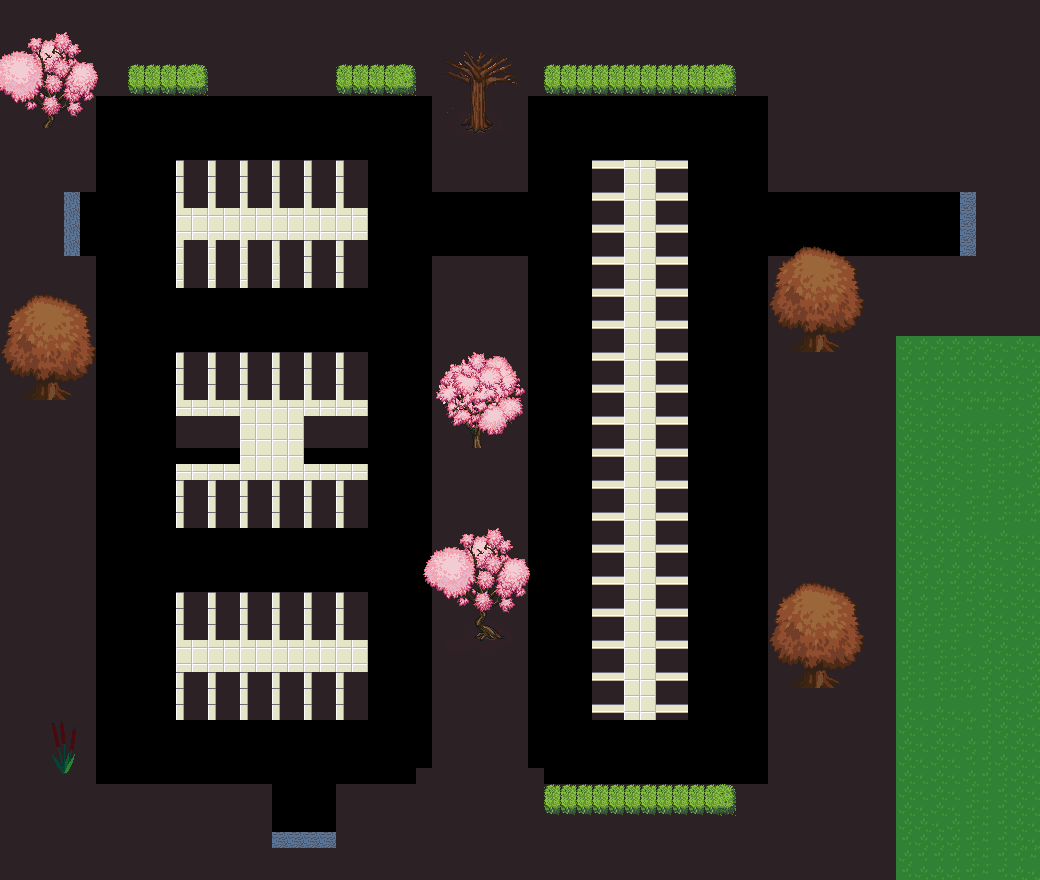

Rendered tile map (Tiled .tmx) drawn with the repository's tilesets; below, a short description and the map source with its tile grids summarised:
An orthogonal 65x55 tile map with 16x16 px tiles, 6 tile layers (Mask, Door1, Door2, Door3, ...), 6 hidden layers not drawn, 6 tilesets.

<map version="1.2" tiledversion="1.2.0" orientation="orthogonal" renderorder="right-down" width="65" height="55" tilewidth="16" tileheight="16" infinite="0" nextlayerid="82" nextobjectid="1">
 <properties>
  <property name="charHeightDoor1" type="int" value="4" />
  <property name="charHeightDoor2" type="int" value="4" />
  <property name="charWidthDoor3" type="int" value="4" />
  <property name="charXDoor1" type="int" value="4" />
  <property name="charXDoor2" type="int" value="60" />
  <property name="charXDoor3" type="int" value="17" />
  <property name="charYDoor1" type="int" value="12" />
  <property name="charYDoor2" type="int" value="12" />
  <property name="charYDoor3" type="int" value="52" />
  <property name="itemCapacity" type="int" value="16" />
  <property name="mobCapacity" type="int" value="15" />
  <property name="spawnX1" type="int" value="12" />
  <property name="spawnX2" type="int" value="16" />
  <property name="spawnX3" type="int" value="40" />
  <property name="spawnY1" type="int" value="8" />
  <property name="spawnY2" type="int" value="35" />
  <property name="spawnY3" type="int" value="46" />
 </properties>
 <tileset firstgid="1" source="7DRL-Tiles2.tsx" />
 <tileset firstgid="257" source="apocalypse.tsx" />
 <tileset firstgid="1257" name="hotlinemiami-tileset" tilewidth="16" tileheight="16" tilecount="2028" columns="52">
  <image source="hotlinemiami-tileset.png" width="844" height="627" />
 </tileset>
 <tileset firstgid="3285" name="obj_misk_atlas" tilewidth="16" tileheight="16" tilecount="4096" columns="64">
  <image source="obj_misk_atlas.png" width="1024" height="1024" />
 </tileset>
 <tileset firstgid="7381" name="terrain_atlas" tilewidth="16" tileheight="16" tilecount="4096" columns="64">
  <image source="terrain_atlas.png" width="1024" height="1024" />
 </tileset>
 <tileset firstgid="11477" source="../CompleteHallway/build_atlas.tsx" />
 <layer id="70" name="Mask" width="65" height="55">
  <data>[3575 cells, 2309 non-empty, 5 distinct tile ids]</data>
 </layer>
 <layer id="71" name="Door1" width="65" height="55">
  <data>[3575 cells, 4 non-empty, 1 distinct tile ids]</data>
 </layer>
 <layer id="72" name="Door2" width="65" height="55">
  <data>[3575 cells, 5 non-empty, 2 distinct tile ids]</data>
 </layer>
 <layer id="73" name="Door3" width="65" height="55">
  <data>[3575 cells, 4 non-empty, 1 distinct tile ids]</data>
 </layer>
 <layer id="74" name="Base" width="65" height="55" visible="0">
  <data>[3575 cells, 3269 non-empty, 19 distinct tile ids]</data>
 </layer>
 <layer id="75" name="Wall" width="65" height="55" visible="0">
  <data>[3575 cells, 334 non-empty, 30 distinct tile ids]</data>
 </layer>
 <layer id="76" name="Road" width="65" height="55" visible="0">
  <data>[3575 cells, 1076 non-empty, 17 distinct tile ids]</data>
 </layer>
 <layer id="77" name="Stripes" width="65" height="55">
  <data>[3575 cells, 334 non-empty, 5 distinct tile ids]</data>
 </layer>
 <layer id="81" name="Cars" width="65" height="55" visible="0">
  <data>[3575 cells, 172 non-empty, 32 distinct tile ids]</data>
 </layer>
 <layer id="78" name="Obstacle3" width="65" height="55" visible="0">
  <data>[3575 cells, 380 non-empty, 101 distinct tile ids]</data>
 </layer>
 <layer id="79" name="Obstacle4" width="65" height="55" visible="0">
  <data>[3575 cells, 563 non-empty, 276 distinct tile ids]</data>
 </layer>
 <layer id="80" name="Obstacle5" width="65" height="55">
  <data>[3575 cells, 388 non-empty, 232 distinct tile ids]</data>
 </layer>
</map>
